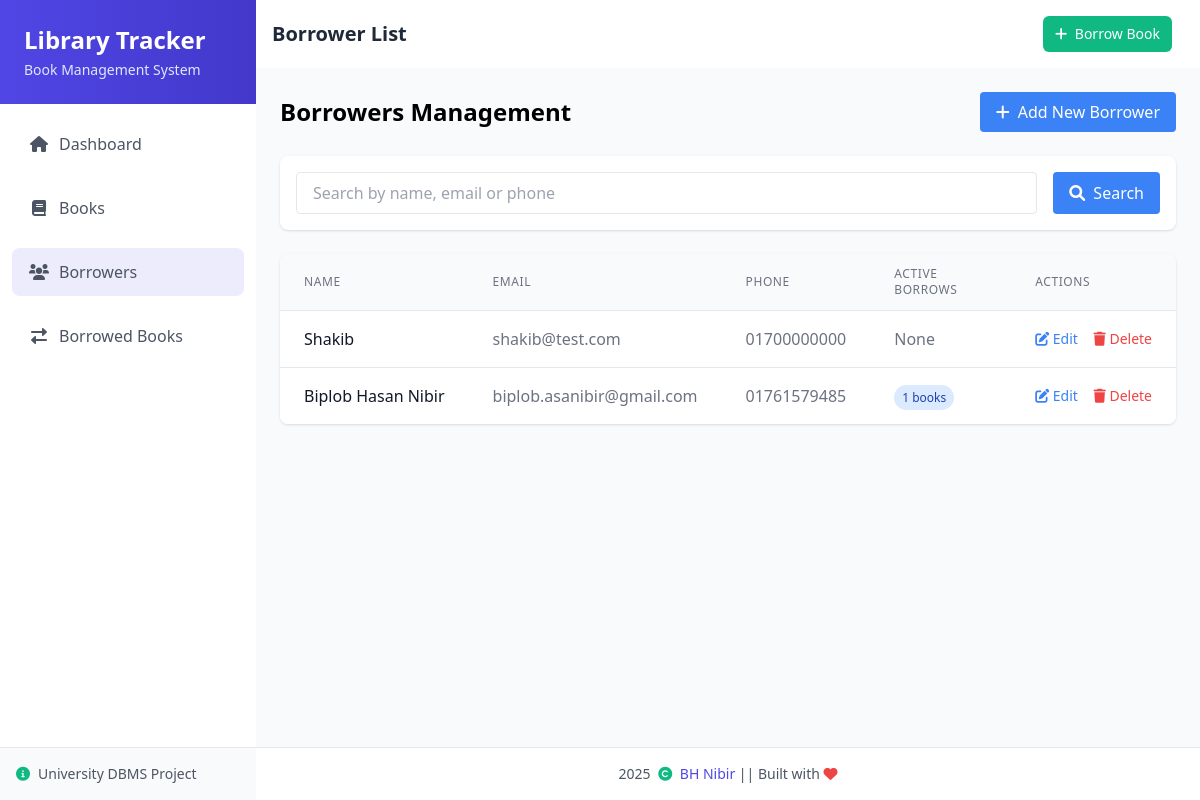
The page /borrowers/list.php on the database its author committed.
### tables this page shows
CREATE TABLE `borrowers` (
  `id` int(11) NOT NULL,
  `name` varchar(255) NOT NULL,
  `email` varchar(255) NOT NULL,
  `phone` varchar(50) DEFAULT NULL,
  `created_at` timestamp NOT NULL DEFAULT current_timestamp()
);

### borrowers/list.php (the view, shortened to what this page needs)
<?php
include '../db.php';
$search = isset($_GET['search']) ? sanitizeInput($_GET['search']) : '';
$searchWhere = $search ? "WHERE name LIKE '%$search%' OR email LIKE '%$search%' OR phone LIKE '%$search%'" : '';
$page = isset($_GET['page']) ? (int)$_GET['page'] : 1;
$recordsPerPage = 10;
$offset = ($page - 1) * $recordsPerPage;
$query = "SELECT b.*, (
            SELECT COUNT(*) FROM borrowed br
            WHERE br.borrower_id = b.id AND br.return_date IS NULL
          ) as active_borrows
          FROM borrowers b
          $searchWhere
          ORDER BY b.created_at DESC
          LIMIT $offset, $recordsPerPage";
$result = $conn->query($query);
include '../header.php';
?>
<div class="container mx-auto">
    <div class="flex justify-between items-center mb-6">
        <h2 class="text-2xl font-bold">Borrowers Management</h2>
        <div>
            <a href="add.php" class="bg-blue-500 hover:bg-blue-600 text-white px-4 py-2 rounded inline-flex items-center">
                <i class="fas fa-plus mr-2"></i> Add New Borrower
            </a>
        </div>
    </div>
    <div class="bg-white rounded-lg shadow mb-6 p-4">
        <form action="" method="GET" class="flex flex-col md:flex-row gap-4">
            <div class="flex-1">
                <input type="text" name="search" placeholder="Search by name, email or phone" value="<?php echo $search; ?>"
                    class="w-full px-4 py-2 border rounded focus:outline-none focus:ring-2 focus:ring-blue-500">
            </div>
            <button type="submit" class="bg-blue-500 hover:bg-blue-600 text-white px-4 py-2 rounded inline-flex items-center">
                <i class="fas fa-search mr-2"></i> Search
            </button>
        </form>
    </div>
    <div class="bg-white rounded-lg shadow overflow-hidden">
        <?php if($result->num_rows > 0): ?>
            <table class="min-w-full divide-y divide-gray-200">
                <thead class="bg-gray-50">
                    <tr>
                        <th class="px-6 py-3 text-left text-xs font-medium text-gray-500 uppercase tracking-wider">Name</th>
                        <th class="px-6 py-3 text-left text-xs font-medium text-gray-500 uppercase tracking-wider">Email</th>
                        <th class="px-6 py-3 text-left text-xs font-medium text-gray-500 uppercase tracking-wider">Phone</th>
                        <th class="px-6 py-3 text-left text-xs font-medium text-gray-500 uppercase tracking-wider">Active Borrows</th>
                        <th class="px-6 py-3 text-left text-xs font-medium text-gray-500 uppercase tracking-wider">Actions</th>
                    </tr>
                </thead>
                <tbody class="bg-white divide-y divide-gray-200">
                    <?php while($row = $result->fetch_assoc()): ?>
                        <tr>
                            <td class="px-6 py-4 whitespace-nowrap">
                                <div class="font-medium text-gray-900"><?php echo $row['name']; ?></div>
                            </td>
                            <td class="px-6 py-4 whitespace-nowrap text-gray-500"><?php echo $row['email']; ?></td>
                            <td class="px-6 py-4 whitespace-nowrap text-gray-500"><?php echo $row['phone'] ? $row['phone'] : '—'; ?></td>
                            <td class="px-6 py-4 whitespace-nowrap">
                                <?php if($row['active_borrows'] > 0): ?>
                                    <span class="px-2 py-1 text-xs rounded-full bg-blue-100 text-blue-800"><?php echo $row['active_borrows']; ?> books</span>
                                <?php else: ?>
                                    <span class="text-gray-500">None</span>
                                <?php endif; ?>
                            </td>
                            <td class="px-6 py-4 whitespace-nowrap text-sm font-medium">
                                <a href="edit.php?id=<?php echo $row['id']; ?>" class="text-blue-500 hover:text-blue-700 mr-3">
                                    <i class="fas fa-edit"></i> Edit
                                </a>
                                <a href="delete.php?id=<?php echo $row['id']; ?>" class="text-red-500 hover:text-red-700"
                                   onclick="return confirm('Are you sure you want to delete this borrower?');">
                                    <i class="fas fa-trash"></i> Delete
                                </a>
                            </td>
                        </tr>
                    <?php endwhile; ?>
                </tbody>
            </table>
        <?php endif; ?>
    </div>
</div>
<?php include '../footer.php'; ?>

### rows shown on the page
borrowers: name "Shakib", email "shakib@test.com", phone "01700000000", shows "None"
borrowers: name "Biplob Hasan Nibir", email "biplob.asanibir@gmail.com", phone "01761579485", active_borrows "1"

### other values the page prints
$pageTitle "Borrower List"
